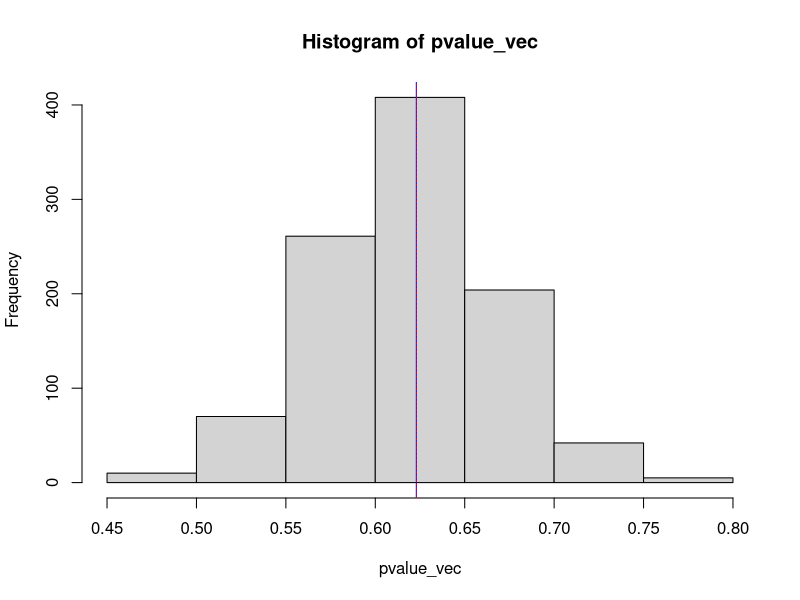

Recreate this plot in R.
#the following function creates a df of coin tosses of various trials
coin_toss<-function(sample_size=3,trial_length=10){
  
  tally_df<-matrix(ncol=3,nrow=sample_size)
  tally_df<-as.data.frame(tally_df)
  names(tally_df)<-c('heads','tails','average')
  
    for(i in 1:sample_size){
      trial<-rbinom(trial_length,1,.5)
      #print(trial)
      average<-mean(trial)
      h<-sum(trial)
      t<-trial_length-h
      #print(i)
      #print(h)
      #print(t)
      tally_df[i,]<-(cbind(h,t,average))
    }
  return(tally_df)  
}

coin_toss()

#using coin_toss(), simulate many samples and create a vector of probabilities of 'heads'=3
simulate_coin_toss<-function(sims=5,sample_size=3,trial_length=10,heads=3){
  
  pvalue_df<-vector(length=sims)
  
  for (j in 1:sims){ 
    tally_df<-coin_toss(sample_size = sample_size,trial_length = trial_length)
      pvalue_df[j]<-length(tally_df$heads[tally_df$heads<=heads])/nrow(tally_df)

  }
  return(pvalue_df)
}

pvalue_vec<-simulate_coin_toss(sims=1000,sample_size=100,trial_length=10,heads=5)
mean(pvalue_vec) #calculates average cumulative probablity of a given number of heads/trials
hist(pvalue_vec)
abline(v=mean(pvalue_vec),col='blue')
abline(v=pbinom(5,10,.5),col='red',lty=3) #plots verticle line of exact cumulative  prob of heads/trials



library(dplyr)
exp<-list(5,5)
obs<-list(2,8)
dbinom(2,10,.5)  #this analytically calculates the probability
mean(rbinom(1000,10,.3)==2)
out<-as.integer()
for (i in 1:length(obs)){
  
  out[i]<-(as.numeric(obs[i])-as.numeric(exp[i]))^2  #squaring the differences
  #print(out[i])
}
thresh<-sum(out)  #sum of squares
